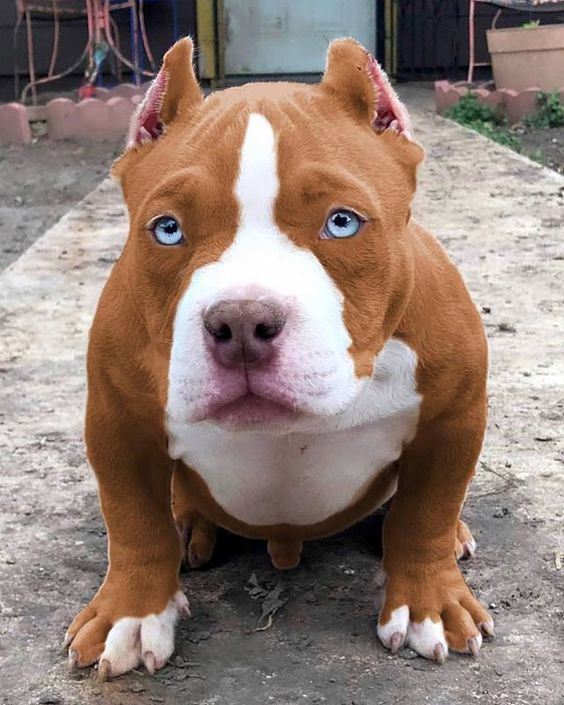
#> input picture image/pitbull.jpg, 564 x 705 px, found by its file name
$ python detect_pitbull_nose.py
#> lines starting #> are read from the running program, lines starting #| are printed output that depends on the picture
import cv2

pitbull = cv2.imread(r'./image/pitbull.jpg')
#> pitbull is the input picture: shape (705, 564, 3); mean B, G, R 116.9, 125.7, 144.8
pitbull = cv2.cvtColor(pitbull, cv2.COLOR_BGR2RGB)

pitbull_nose = cv2.imread(r'./image/pitbull_nose.jpg')
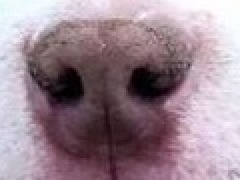
#> input picture image/pitbull_nose.jpg, 120 x 90 px, found by its file name (shown 2 times larger)
#> pitbull_nose is the input picture: shape (90, 120, 3); mean B, G, R 145.5, 134.8, 155.5
pitbull_nose = cv2.cvtColor(pitbull_nose, cv2.COLOR_BGR2RGB)


method = eval('cv2.TM_CCOEFF')
p_copy = pitbull.copy()

result = cv2.matchTemplate(p_copy, pitbull_nose, method)
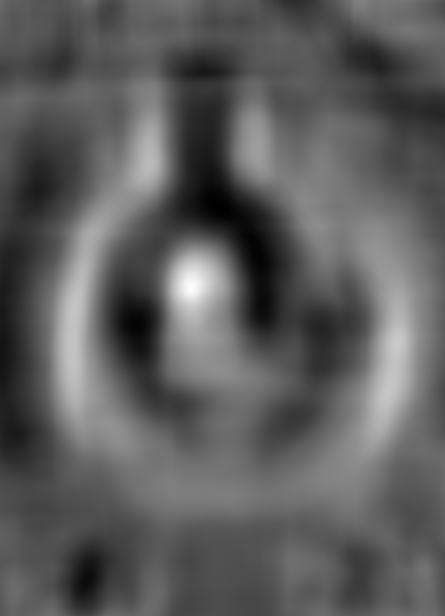
#> result: shape (616, 445) float32; min -94751304, max 168463872, mean 1434656; drawn with min black and max white

min_val, max_val, min_loc, max_loc = cv2.minMaxLoc(result)
#> min_val = -94751304; max_val = 168463872; min_loc = (221, 207); max_loc = (190, 290)

if method in [cv2.TM_SQDIFF, cv2.TM_SQDIFF_NORMED]:
    top_left = min_loc
else:
    top_left = max_loc
#> top_left = (190, 290)

height, width, channel = pitbull_nose.shape
#> height = 90; width = 120; channel = 3
bottom_right = (top_left[0] + width, top_left[1] + height)
#> bottom_right = (310, 380)
cv2.rectangle(pitbull, top_left, bottom_right, (0, 0, 255), 3)
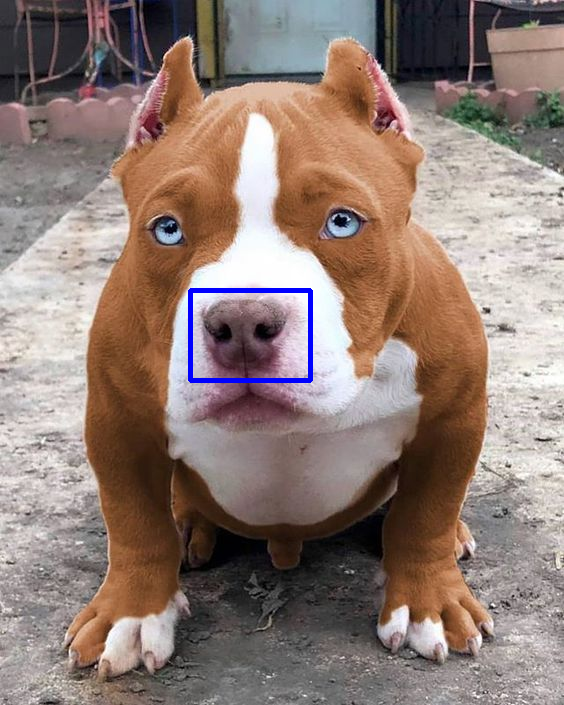
#> pitbull: shape (705, 564, 3); mean R, G, B 143.7, 124.6, 117.1

# Show result
cv2.imshow("Pitbull", pitbull)


k = cv2.waitKey(0) & 0xFF
#> (key Esc is pressed here)
if k == 27:
    cv2.destroyAllWindows()
